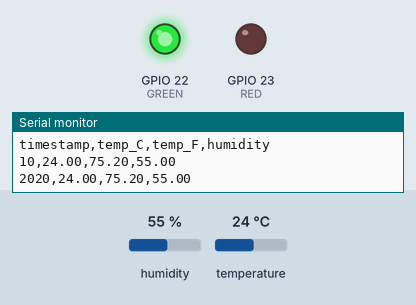
Recording of a sketch running on a simulated ESP32. Shown: output pins drawn as LEDs (lit = HIGH), the last lines printed to the serial monitor. Inputs (shaded band) come from the test bench; at power-on: humidity 55 %, temperature 24 °C.

Above: at 2.8 s.
2.9 s: humidity set to 79 %
5.6 s: humidity set to 82 %
At 7.3 s:
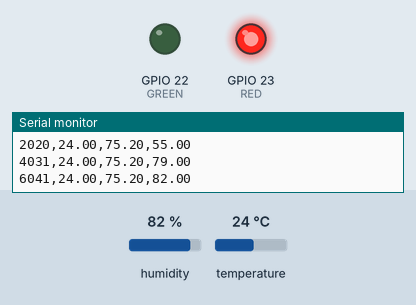
8.3 s: humidity set to 22 %
At 11.1 s:
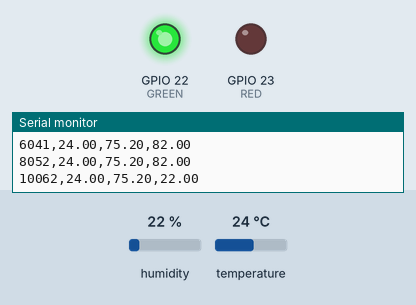
11.5 s: humidity set to 88 %
At 13.1 s:
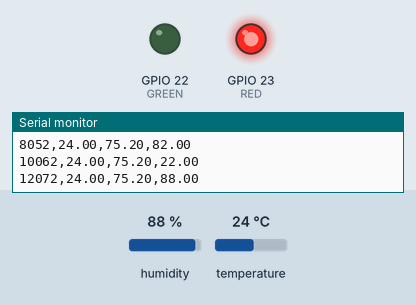
Timing chart, 0 to 14.6 s (numbered marks = the images above; inputs shaded):
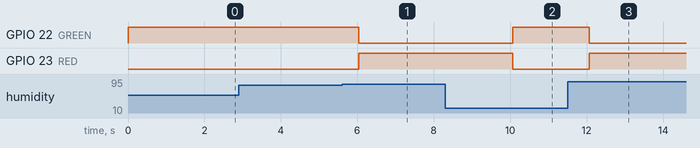

The sketch:

environmental_monitoring_system.ino
```cpp
  /*
Author - Priyanshu Singh Bohra
Date - 05-07-2026

Environmental Monitoring Station

Sensor Connections:
DHT22 DATA -> GPIO25
Green LED  -> GPIO22
Red LED    -> GPIO23

Features:
- Reads temperature in Celsius
- Converts temperature to Fahrenheit
- Reads humidity percentage
- Logs readings every 2 seconds
- Outputs data in CSV format
- Red LED turns ON when:
  Temperature > 35°C
  OR
  Humidity > 80%
- Green LED indicates normal conditions


*/

#include <DHTesp.h>

DHTesp dht;

const int DHT_PIN = 25;

const int GREEN = 22;
const int RED = 23;

void setup() {

  Serial.begin(115200);

  dht.setup(DHT_PIN, DHTesp::DHT22);

  pinMode(GREEN, OUTPUT);
  pinMode(RED, OUTPUT);

  Serial.println("timestamp,temp_C,temp_F,humidity");

}

void loop() {

  TempAndHumidity data = dht.getTempAndHumidity();

  float tempC = data.temperature;

  float humidity = data.humidity;

  float tempF = tempC * 9 / 5 + 32;

  unsigned long timestamp = millis();

  Serial.print(timestamp);
  Serial.print(",");

  Serial.print(tempC);
  Serial.print(",");

  Serial.print(tempF);
  Serial.print(",");

  Serial.println(humidity);

  if (tempC > 35 || humidity > 80) {

    digitalWrite(RED, HIGH);

    digitalWrite(GREEN, LOW);

  }

  else {

    digitalWrite(RED, LOW);

    digitalWrite(GREEN, HIGH);

  }

  delay(2000);

}
```

Measured:
- the behaviour switches between 80 and 81 % on humidity (found by bisection; images 0 and 1)
- after the input at 5.6 s, GPIO 22 (GREEN): HIGH → LOW after 0.44 s; GPIO 23 (RED): LOW → HIGH after 0.44 s
- after the input at 8.3 s, GPIO 22 (GREEN): LOW → HIGH after 1.8 s; GPIO 23 (RED): HIGH → LOW after 1.8 s
- after the input at 11.5 s, GPIO 22 (GREEN): HIGH → LOW after 0.57 s; GPIO 23 (RED): LOW → HIGH after 0.57 s
